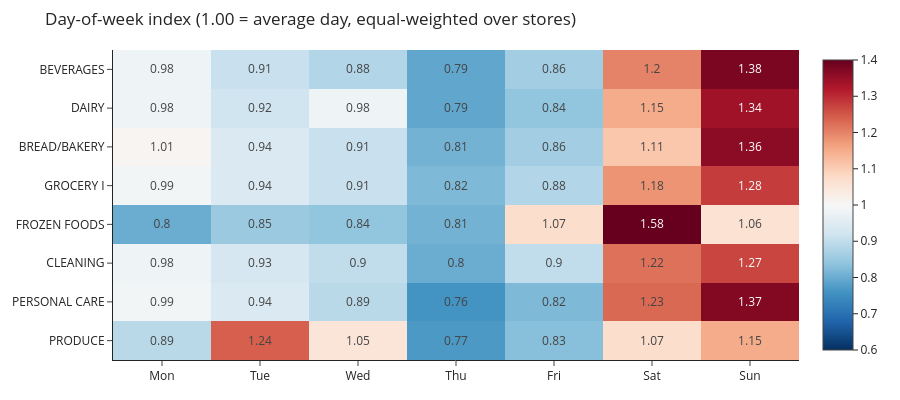

Notebook code cell kept with this figure:
### Markdown cell above
*(The December share is computed per series on the same window and then averaged over each family's 12 series.)*

## 4. Which weekdays drive volume?

For each series: mean index on each weekday; the family value is the plain mean over its 12 series, normalised so
the 7 values average exactly 1.0. National days off are left out so holidays don't distort the pattern.

### Code cell
dow = eda.equal_weighted_dow(d)
dmat = pd.DataFrame(dow, index=["Mon", "Tue", "Wed", "Thu", "Fri", "Sat", "Sun"]).T.loc[C.FAMILIES]
fig = px.imshow(dmat.round(2), text_auto=True, aspect="auto", color_continuous_scale="RdBu_r",
                zmin=0.6, zmax=1.4, title="Day-of-week index (1.00 = average day, equal-weighted over stores)")
fig.update_layout(**{**LAYOUT, "height": 400}, coloraxis_colorbar=dict(title=None))
fig.show()

### Figure 1 — Plotly figure (JSON) as saved in the notebook; plotly's stock layout.template omitted (floating-point values rounded to 4 significant figures)
{"data": [{"coloraxis": "coloraxis", "hovertemplate": "x: %{x}<br>y: %{y}<br>color: %{z}<extra></extra>", "name": "0", "texttemplate": "%{z}", "type": "heatmap", "x": ["Mon", "Tue", "Wed", "Thu", "Fri", "Sat", "Sun"], "xaxis": "x", "y": ["BEVERAGES", "DAIRY", "BREAD/BAKERY", "GROCERY I", "FROZEN FOODS", "CLEANING", "PERSONAL CARE", "PRODUCE"], "yaxis": "y", "z": [[0.98, 0.91, 0.88, 0.79, 0.86, 1.2, 1.38], [0.98, 0.92, 0.98, 0.79, 0.84, 1.15, 1.34], [1.01, 0.94, 0.91, 0.81, 0.86, 1.11, 1.36], [0.99, 0.94, 0.91, 0.82, 0.88, 1.18, 1.28], [0.8, 0.85, 0.84, 0.81, 1.07, 1.58, 1.06], [0.98, 0.93, 0.9, 0.8, 0.9, 1.22, 1.27], [0.99, 0.94, 0.89, 0.76, 0.82, 1.23, 1.37], [0.89, 1.24, 1.05, 0.77, 0.83, 1.07, 1.15]]}], "layout": {"coloraxis": {"cmax": 1.4, "cmin": 0.6, "colorbar": {"title": {}}, "colorscale": [[0.0, "rgb(5,48,97)"], [0.1, "rgb(33,102,172)"], [0.2, "rgb(67,147,195)"], [0.3, "rgb(146,197,222)"], [0.4, "rgb(209,229,240)"], [0.5, "rgb(247,247,247)"], [0.6, "rgb(253,219,199)"], [0.7, "rgb(244,165,130)"], [0.8, "rgb(214,96,77)"], [0.9, "rgb(178,24,43)"], [1.0, "rgb(103,0,31)"]]}, "font": {"size": 12}, "height": 400, "legend": {"title": {}}, "margin": {"b": 40, "l": 50, "r": 20, "t": 50}, "title": {"text": "Day-of-week index (1.00 = average day, equal-weighted over stores)"}, "xaxis": {"anchor": "y", "domain": [0.0, 1.0]}, "yaxis": {"anchor": "x", "autorange": "reversed", "domain": [0.0, 1.0]}}}
